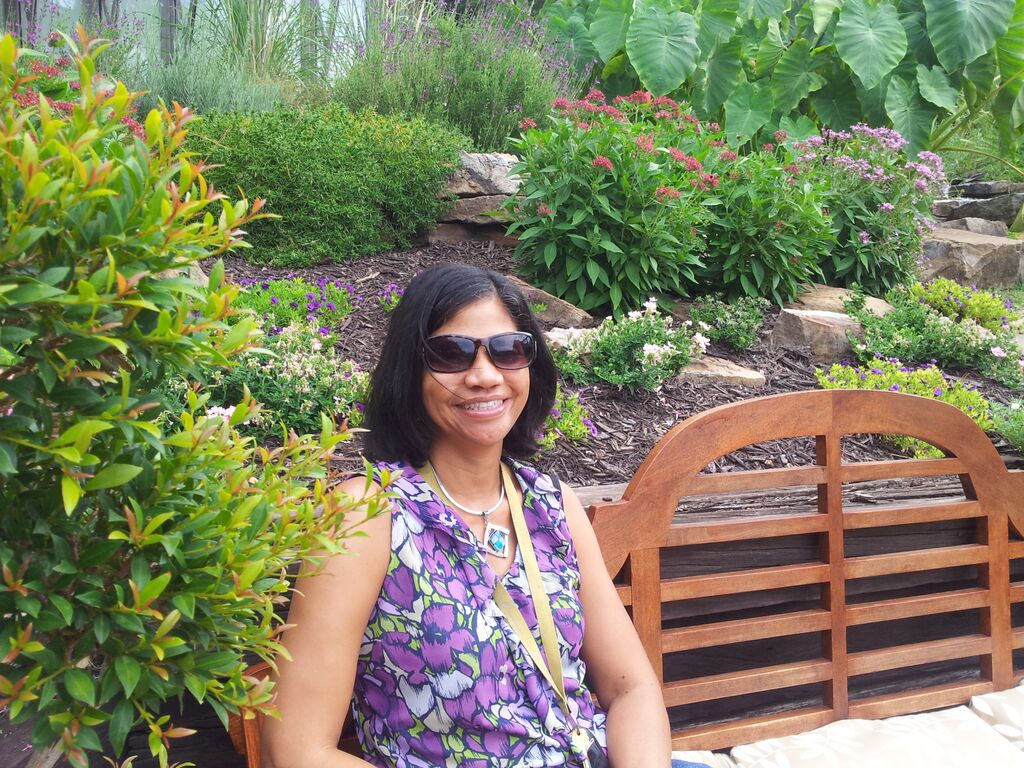
#> input picture ava.jpg, 1024 x 768 px
$ python 01_image.py
#> lines starting #> are read from the running program, lines starting #| are printed output that depends on the picture
import numpy as np
import cv2
from matplotlib import pyplot as plt

# Read an image file using grayscale
# cv2.IMREAD_COLOR
# cv2.IMREAD_UNCHANGED
# cv2.IMREAD_GRAYSCALE
image = cv2.imread('ava.jpg', cv2.IMREAD_GRAYSCALE)
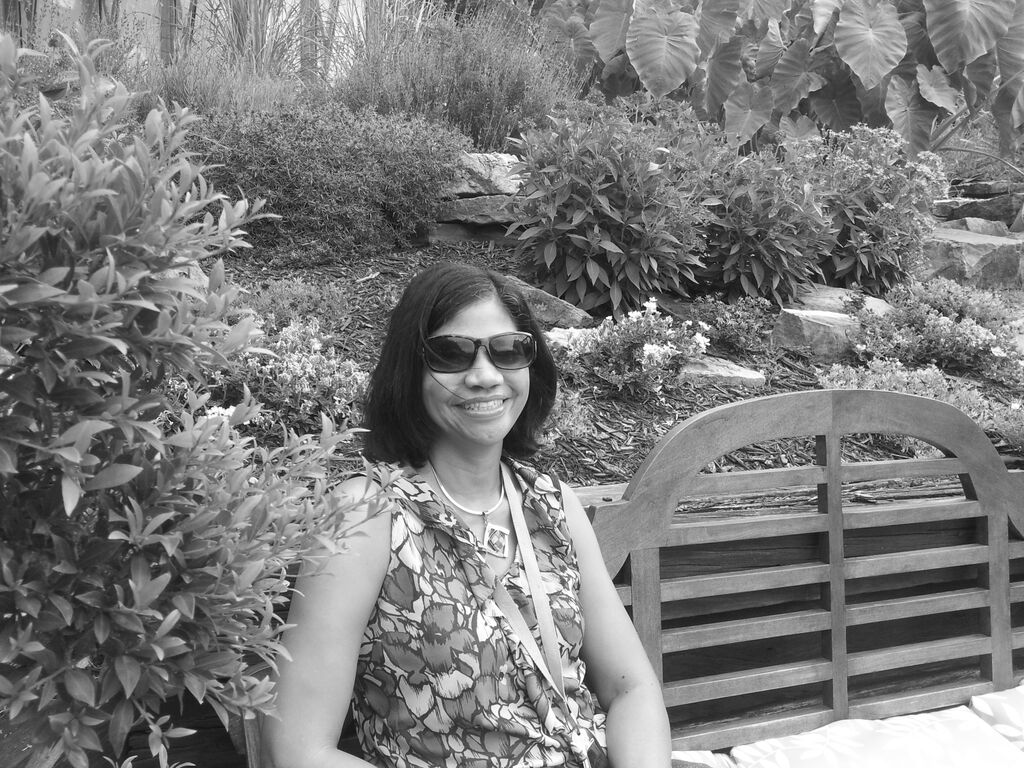
#> image: shape (768, 1024); min 0, max 255, mean 124.6

# Show the image. Hold the window until the user presses a key
cv2.imshow('AVA', image)
keystroke = cv2.waitKey(0) & 0xFF
#> (key Esc is pressed here)

# Save file if user pressed "s", otherwise just exit
if keystroke == 27: # ESC key
	cv2.destroyAllWindows()
elif keystroke == ord('s'):
	cv2.imwrite('AVA_GRAY.png', image)
	cv2.destroyAllWindows()

# Now try it with matplotlib
plt.imshow(image, cmap='gray', interpolation='bicubic')
plt.xticks([]), plt.yticks([]) # Hides tick-marks
plt.show()
